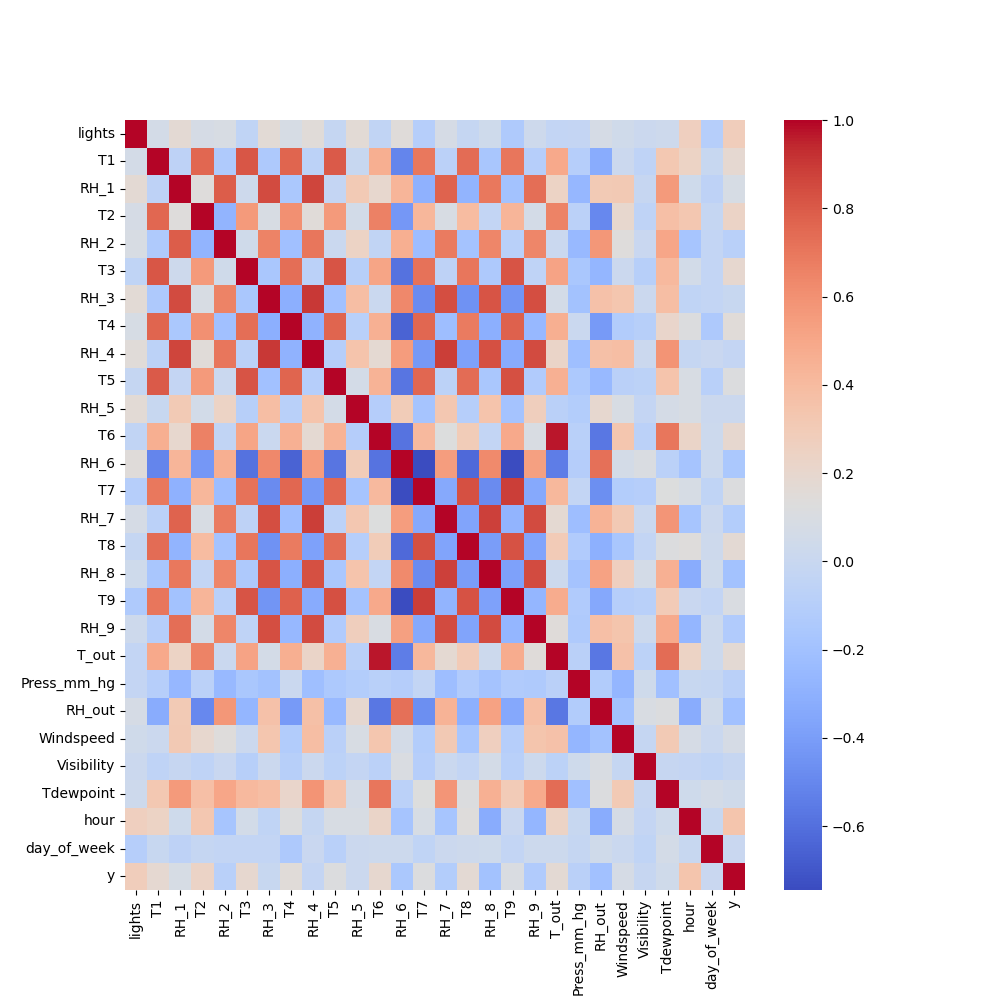

Python code for this plot:
import selFeat
import numpy as np
import pandas as pd
import matplotlib.pyplot as plt
import seaborn as sns

df = pd.read_csv("eng_xTrain.csv")
yTrain = pd.read_csv("eng_yTrain.csv")
# extract features
df = selFeat.extract_features(df)
# add yTrain to df
df['y'] = yTrain

# Calculate Pearson correlation as correlation matrix
corrMat = df.corr()

fig = plt.figure(figsize=(10,10))
snsPlot = sns.heatmap(corrMat, cmap = 'coolwarm')
print(corrMat)
# filter out features with correlation greater than 0.5
filter_feat = corrMat[(abs(corrMat) < 0.5)]
print(filter_feat)
filter_feat = filter_feat.dropna(thresh=len(filter_feat)-1, axis=1)
print(filter_feat)
feature_to_use = list(filter_feat.loc[:, filter_feat.columns != 'y'].columns)
print(feature_to_use)



fig.savefig('1b.png')